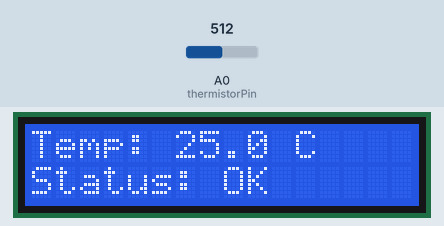
Simulated run of this sketch. Board: Arduino Uno, built with avr-gcc and run on an emulated ATmega328P. Shown: 16×2 character LCD. Inputs (shaded band) come from the test bench; at power-on: A0 (thermistorPin) = 512.

Above: at 1.2 s.
1.3 s: A0 (thermistorPin) set to 716
At 3.1 s:
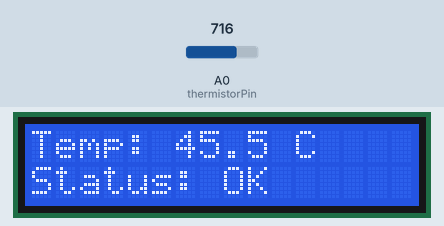
3.5 s: A0 (thermistorPin) set to 900
At 5.0 s:
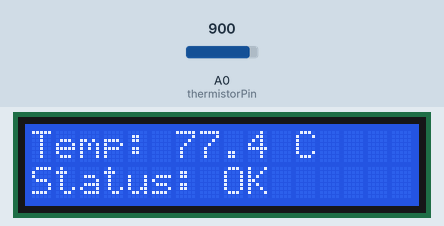
5.5 s: A0 (thermistorPin) set to 1023
At 6.9 s:
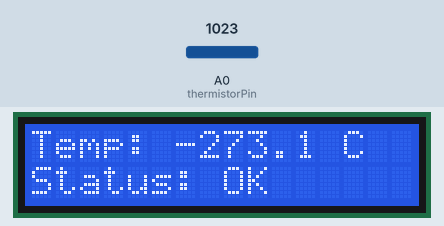
Timing chart, 0 to 8.5 s (numbered marks = the images above; inputs shaded):
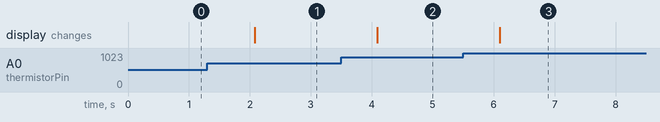

The sketch:

lcd-thermometer.ino
```cpp
// Module 6 — Exfiltration: LCD thermometer.
// LCD: RS -> pin 7, EN -> pin 8, D4 -> pin 9, D5 -> pin 10,
// D6 -> pin 11, D7 -> pin 12, plus 5V, GND, contrast pot on VO.
// Thermistor divider: 5V -> 10k ohm resistor -> A0 junction ->
// thermistor -> GND. Conversion follows Elegoo Lesson 23
// (Steinhart-Hart); check your thermistor's nominal resistance
// against that lesson before trusting absolute values.
#include <LiquidCrystal.h>
#include <math.h>

LiquidCrystal lcd(7, 8, 9, 10, 11, 12);
const int thermistorPin = A0;

double readTemperatureC() {
  int reading = analogRead(thermistorPin);
  double resistance = 10000.0 * (1023.0 / reading - 1.0);
  double logR = log(resistance);
  double tempK = 1.0 / (0.001129148 + 0.000234125 * logR + 0.0000000876741 * logR * logR * logR);
  return tempK - 273.15;
}

void setup() {
  lcd.begin(16, 2);
}

void loop() {
  double tempC = readTemperatureC();
  lcd.setCursor(0, 0);
  lcd.print("Temp: ");
  lcd.print(tempC, 1);
  lcd.print(" C   ");
  lcd.setCursor(0, 1);
  lcd.print("Status: OK      ");
  delay(1000);
}
```

Measured:
- after the input at 1.3 s, the display: changes after 0.78 s (image 1)
- after the input at 3.5 s, the display: changes after 0.59 s (image 2)
- after the input at 5.5 s, the display: changes after 0.60 s (image 3)
